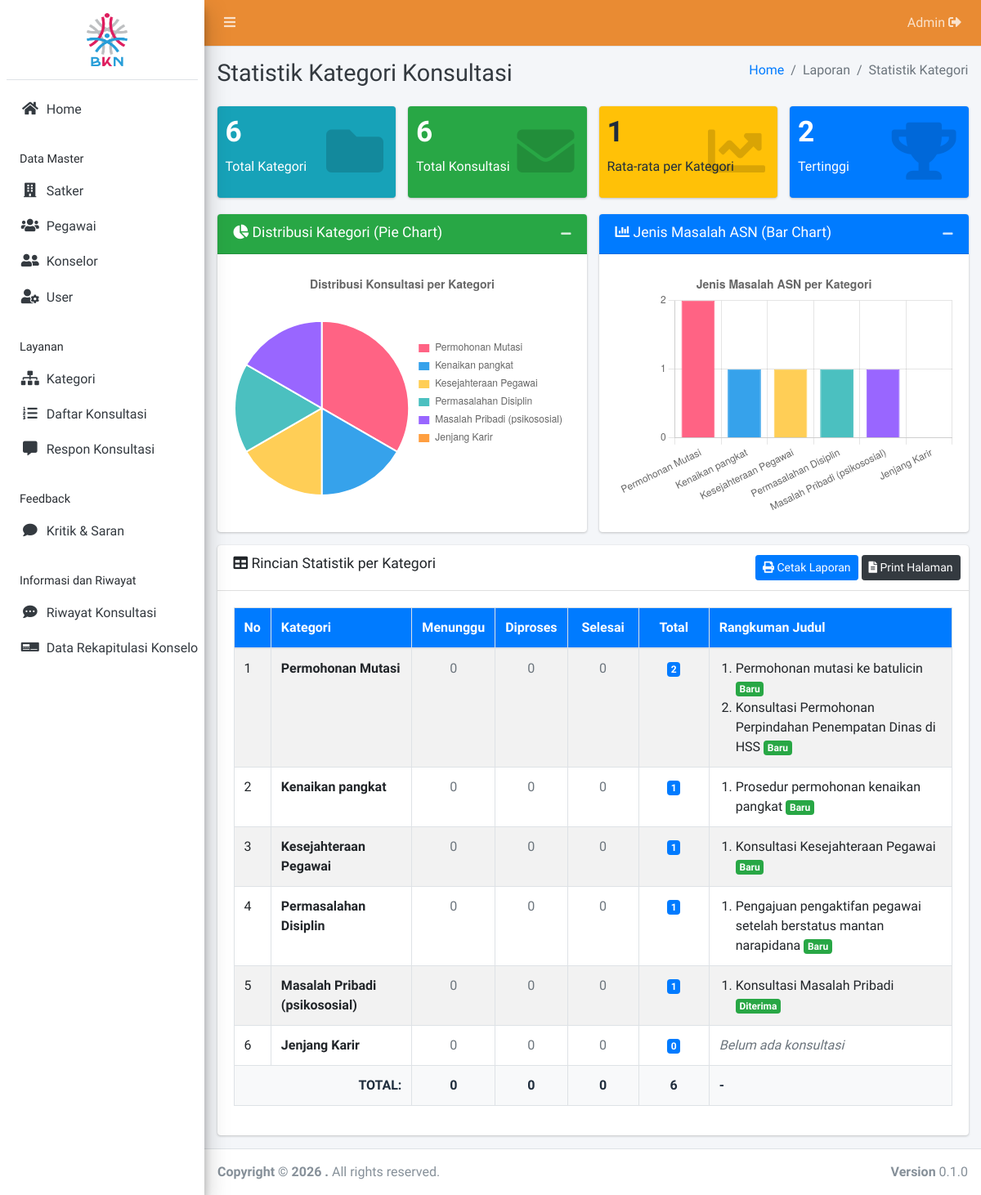
Page /admin/laporan/statistik_kategori.php (signed in) on the earlier database version.
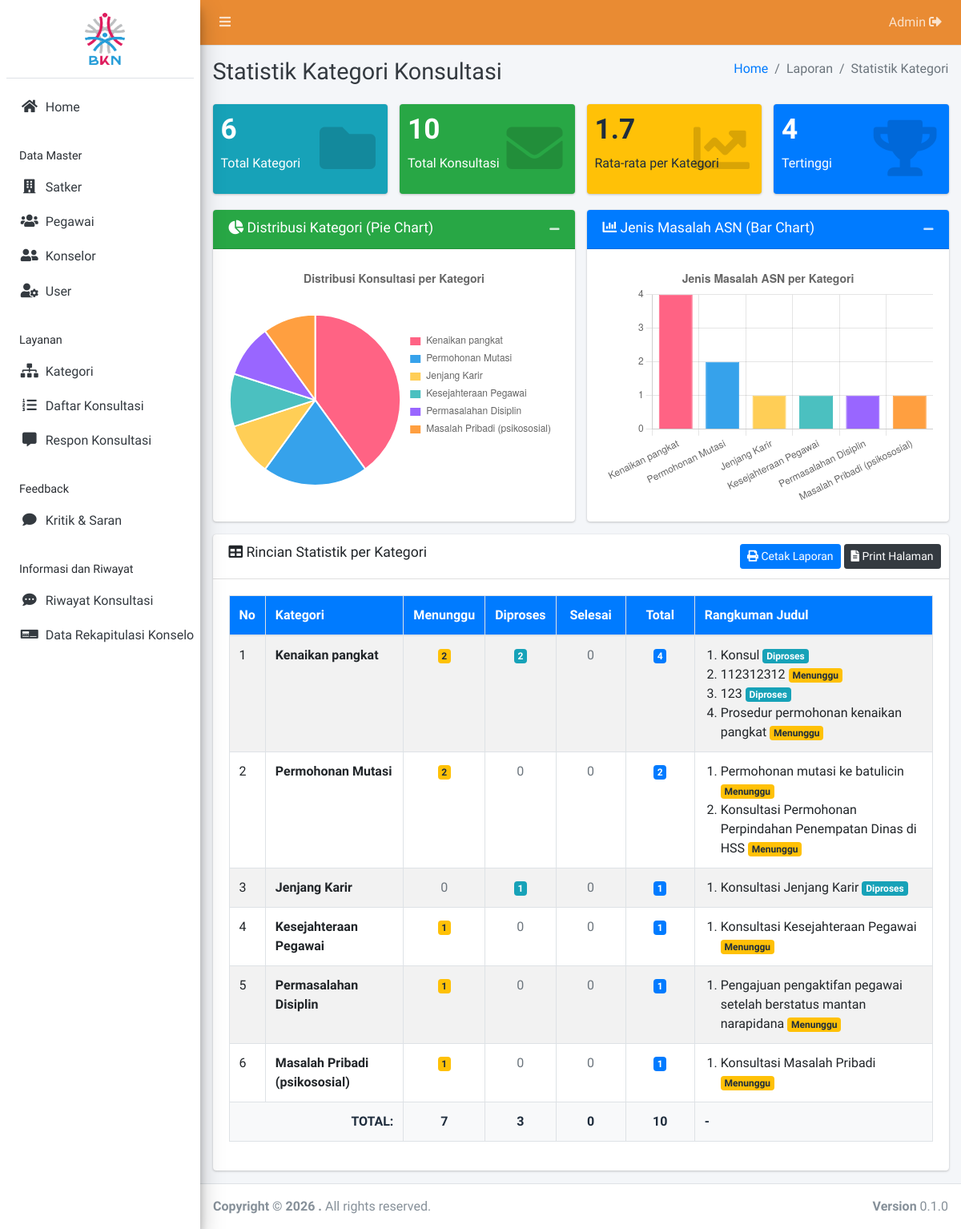
Same page on the later database version.
### tables this page shows
CREATE TABLE `kategori` (
  `id_kategori` int NOT NULL AUTO_INCREMENT,
  `nama_kategori` varchar(80) NOT NULL,
  `deskripsi` text NOT NULL,
  PRIMARY KEY (`id_kategori`)
);

CREATE TABLE `konsultasi` (
  `id_konsultasi` varchar(25) NOT NULL,
  `nip` varchar(25) NOT NULL,
  `id_kategori` int NOT NULL,
  `judul` varchar(150) NOT NULL,
  `tanggal_pengajuan` date NOT NULL,
  `status` varchar(20) NOT NULL,
  `deskripsi` text NOT NULL,
  `tanggal_respon` date NOT NULL,
  PRIMARY KEY (`id_konsultasi`),
  KEY `id_kategori` (`id_kategori`),
  KEY `nip` (`nip`)
);

### admin/laporan/statistik_kategori.php (the view, shortened to what the rows shown need)
<?php
require '../../config/koneksi.php';
$stats = $koneksi->query("
    SELECT
        c.id_kategori,
        c.nama_kategori,
        COUNT(k.id_konsultasi) as jumlah,
        SUM(CASE WHEN k.status = 'Menunggu' THEN 1 ELSE 0 END) as menunggu,
        SUM(CASE WHEN k.status = 'Diproses' THEN 1 ELSE 0 END) as diproses,
        SUM(CASE WHEN k.status = 'Selesai' THEN 1 ELSE 0 END) as selesai
    FROM kategori c
    LEFT JOIN konsultasi k ON c.id_kategori = k.id_kategori
    GROUP BY c.id_kategori
    ORDER BY jumlah DESC
");
?>
<!DOCTYPE html>
<html>
<?php include '../../templates/head.php'; ?>
<body class="hold-transition sidebar-mini layout-fixed">
    <div class="wrapper">
        <div class="content-wrapper">
            <div class="content-header">
                <div class="container-fluid">
                    <div class="row mb-2">
                        <div class="col-sm-6">
                            <h1 class="m-0 text-dark">Statistik Kategori Konsultasi</h1>
                        </div>
                    </div>
                </div>
            </div>
            <section class="content">
                <div class="container-fluid">
                    <div class="row">
                        <div class="col-md-12">
                            <div class="card">
                                <div class="card-body">
                                    <div class="table-responsive">
                                        <table class="table table-bordered table-striped" id="tabelStatistik">
                                            <thead class="bg-primary">
                                                <tr>
                                                    <th width="5%">No</th>
                                                    <th width="20%">Kategori</th>
                                                    <th width="10%" class="text-center">Menunggu</th>
                                                    <th width="10%" class="text-center">Diproses</th>
                                                    <th width="10%" class="text-center">Selesai</th>
                                                    <th width="10%" class="text-center">Total</th>
                                                    <th width="35%">Rangkuman Judul</th>
                                                </tr>
                                            </thead>
                                            <tbody>
                                                <?php
                                                $stats->data_seek(0);
                                                $no = 1;
                                                while ($row = $stats->fetch_assoc()):
                                                    $id_kategori = $row['id_kategori'];
                                                    $list_judul = $koneksi->query("
                                                        SELECT judul, status
                                                        FROM konsultasi
                                                        WHERE id_kategori = '$id_kategori'
                                                        ORDER BY tanggal_pengajuan DESC
                                                        LIMIT 5
                                                    ");
                                                ?>
                                                <tr>
                                                    <td><?= $no++ ?></td>
                                                    <td><strong><?= htmlspecialchars($row['nama_kategori']) ?></strong></td>
                                                    <td class="text-center">
                                                        <?php if ($row['menunggu'] > 0): ?>
                                                            <span class="badge badge-warning"><?= $row['menunggu'] ?></span>
                                                        <?php else: ?>
                                                            <span class="text-muted">0</span>
                                                        <?php endif; ?>
                                                    </td>
                                                    <td class="text-center">
                                                        <?php if ($row['diproses'] > 0): ?>
                                                            <span class="badge badge-info"><?= $row['diproses'] ?></span>
                                                        <?php else: ?>
                                                            <span class="text-muted">0</span>
                                                        <?php endif; ?>
                                                    </td>
                                                    <td class="text-center">
                                                        <?php if ($row['selesai'] > 0): ?>
                                                            <span class="badge badge-success"><?= $row['selesai'] ?></span>
                                                        <?php else: ?>
                                                            <span class="text-muted">0</span>
                                                        <?php endif; ?>
                                                    </td>
                                                    <td class="text-center">
                                                        <strong class="badge badge-primary"><?= $row['jumlah'] ?></strong>
                                                    </td>
                                                    <td>
                                                        <?php if ($list_judul->num_rows > 0): ?>
                                                            <ol style="margin: 0; padding-left: 20px;">
                                                                <?php while ($j = $list_judul->fetch_assoc()): ?>
                                                                    <li>
                                                                        <?= htmlspecialchars($j['judul']) ?>
                                                                        <small class="badge badge-<?= $j['status'] == 'Menunggu' ? 'warning' : ($j['status'] == 'Diproses' ? 'info' : 'success') ?>">
                                                                            <?= $j['status'] ?>
                                                                        </small>
                                                                    </li>
                                                                <?php endwhile; ?>
                                                            </ol>
                                                        <?php else: ?>
                                                            <em class="text-muted">Belum ada konsultasi</em>
                                                        <?php endif; ?>
                                                    </td>
                                                </tr>
                                                <?php endwhile; ?>
                                            </tbody>
                                        </table>
                                    </div>
                                </div>
                            </div>
                        </div>
                    </div>
                </div>
            </section>
        </div>
    </div>
</body>
</html>

Differences in the rows shown:
shown differently, row unchanged: kategori "Kenaikan pangkat": menunggu (not shown) → "2"; diproses (not shown) → "2"; jumlah "1" → "4"; no longer shows "0 0"; moves up the list
added konsultasi: judul "Konsul", status "Diproses", shown under kategori "Kenaikan pangkat"
added konsultasi: judul "112312312", status "Menunggu", shown under kategori "Kenaikan pangkat"
added konsultasi: judul "123", status "Diproses", shown under kategori "Kenaikan pangkat"
changed konsultasi "Prosedur permohonan kenaikan pangkat": status "Baru" → "Menunggu"
shown differently, row unchanged: kategori "Permohonan Mutasi": menunggu (not shown) → "2"; no longer shows "0"
changed konsultasi "Permohonan mutasi ke batulicin": status "Baru" → "Menunggu"
changed konsultasi "Konsultasi Permohonan Perpindahan Penempatan Dinas di HSS": status "Baru" → "Menunggu"
shown differently, row unchanged: kategori "Jenjang Karir": diproses (not shown) → "1"; jumlah "0" → "1"; no longer shows "0 Belum ada konsultasi"; moves up the list
added konsultasi: judul "Konsultasi Jenjang Karir", status "Diproses", shown under kategori "Jenjang Karir"
shown differently, row unchanged: kategori "Kesejahteraan Pegawai": menunggu (not shown) → "1"; no longer shows "0"
changed konsultasi "Konsultasi Kesejahteraan Pegawai": status "Baru" → "Menunggu"
shown differently, row unchanged: kategori "Permasalahan Disiplin": menunggu (not shown) → "1"; no longer shows "0"
changed konsultasi "Pengajuan pengaktifan pegawai setelah berstatus mantan narapidana": status "Baru" → "Menunggu"
shown differently, row unchanged: kategori "Masalah Pribadi (psikososial)": menunggu (not shown) → "1"; no longer shows "0"
changed konsultasi "Konsultasi Masalah Pribadi": status "Diterima" → "Menunggu"
Other differences:
$total_konsultasi: "6" → "10"
$avg: "1" → "1.7"
$max: "2" → "4"
chart data {{ json_encode($data_kategori) }}: ["Permohonan Mutasi","Kenaikan pangkat","Kesejahteraan Pegawai","Permasalahan Disiplin","Masalah Pribadi (psikososial)","Jenjang Karir"] → ["Kenaikan pangkat","Permohonan Mutasi","Jenjang Karir","Kesejahteraan Pegawai","Permasalahan Disiplin","Masalah Pribadi (psikososial)"]
chart data {{ json_encode($data_jumlah) }}: ["2","1","1","1","1","0"] → ["4","2","1","1","1","1"]
text no longer shown: "0 0"
text now shown: "7 3"
